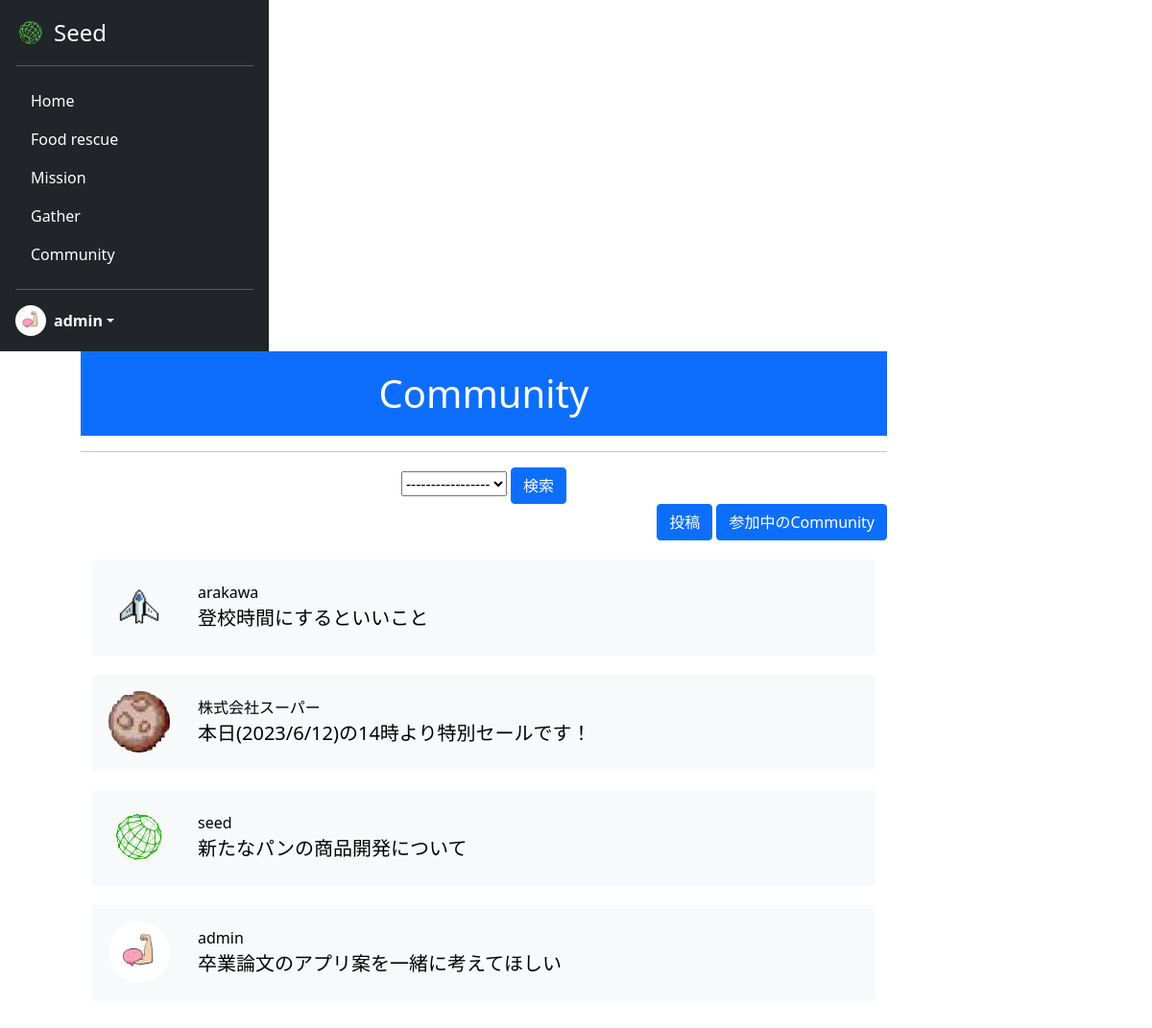
Before: /community/ (signed in) with the older database file.
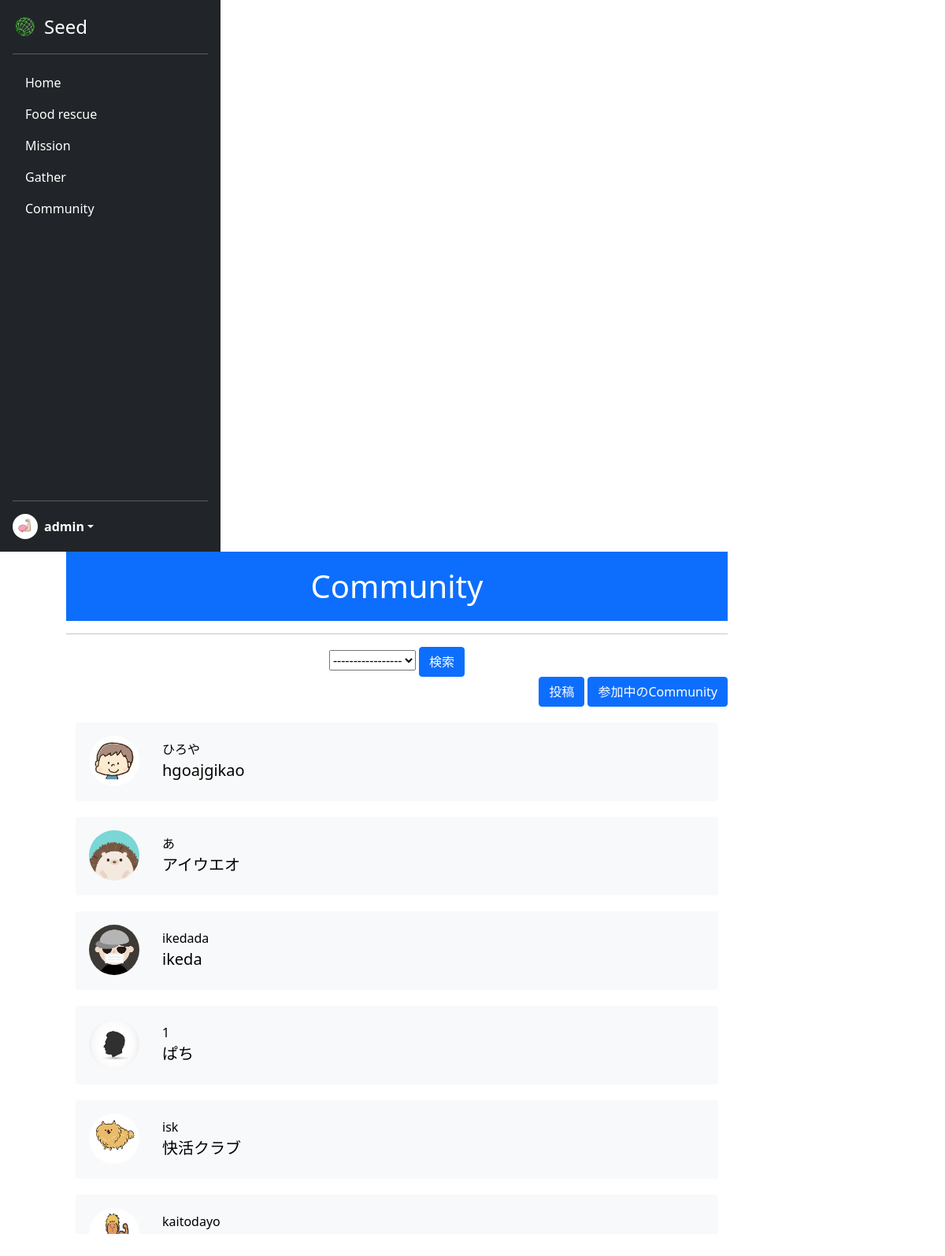
After: the same page with the newer database file.
### seed/models.py (models this page shows)
class Community(models.Model):
    user = models.ForeignKey(CustomUser, verbose_name='ユーザー', on_delete=models.CASCADE)
    genre = models.ForeignKey(CommunityGenre, verbose_name='Community ジャンル', on_delete=models.CASCADE)
    title = models.CharField(verbose_name='Community タイトル', max_length=70)
    posted_at = models.DateTimeField(verbose_name='投稿日時', auto_now_add=True)
    best_answer = models.BooleanField(verbose_name='ベストアンサー', default=False)

### acount/models.py (models this page shows)
class CustomUser(AbstractUser):
    is_general = models.BooleanField(null=True ,default=True)
    is_active = models.BooleanField(null=True ,default=False)
    mission_point = models.IntegerField(null=False ,default=0)
    profile_pic = models.ImageField(null=False, upload_to='profile_pics')
    address = models.CharField(null=True, max_length=100, blank=True)

### seed/views.py (the view)
# urls.py: path('community/', views.CommunityView.as_view(), name='community'),
class CommunityView(ListView):
    template_name = 'community.html'
    model = Community
    context_object_name = 'community_list'
    def get_queryset(self):
        return Community.objects.order_by('-posted_at')
    def get_context_data(self, **kwargs: Any):
        context = super().get_context_data(**kwargs)
        genre = CommunityGenre.objects.all()
        context['genre_list'] = genre
        return context

### seed/templates/community.html (shortened to what this page needs)
{% extends 'mypagebase.html' %}
{% load static %}
{% block content %}
<div class="text-center">
    <h1 class="title" style="background-color:#0d6efd; color:white;">Community</h1>
    <hr>
    <div>
        <div>
            <form method="POST" action="{% url 'seed:search_for_community_genre' %}">
                <select name="genre">
                    <option value selected>-----------------</option>
                </select>
                <input type="submit" value="検索" class="btn btn-primary">
            </form>
        </div>
        <div class="text-end" style="margin-bottom:20px;">
            <a class="btn btn-primary" href="{% url 'seed:communitypost' %}">投稿</a>
            <a class="btn btn-primary" href="{% url 'seed:community_joined' %}">参加中のCommunity</a>
        </div>
    </div>
    <div class="container">
        <div style="height: 650px; width:100%; overflow-y: scroll;">
            {% if community_list %}
                {% for community in community_list %}
                <a href="{% url 'seed:community_detail' community.id %}" style="text-decoration: none; color:black;">
                    <div class="bg-light p-3 rounded" style="height:100px; margin-bottom:20px;">
                        <table style="margin:auto;">
                            <tr>
                                <td  rowspan="2">
                                    <img src="{{ community.user.profile_pic.url}}" width="64" height="64" class="rounded-circle me-2">
                                </td>
                            </tr>
                            <tr>
                                <td width="100%" class="text-start" style="padding-left:20px">
                                    {{community.user.username}}<br>
                                    <span class="fs-5">{{community.title}}</span>
                                </td>
                            </tr>
                        </table>
                    </div>
                </a>
                {% endfor %}
            {% else %}
                <h3>投稿がありません</h3>
            {% endif %}
        </div>
    </div>
</div>
{% endblock %}

Changed rows visible on the page:
no longer on this page (row unchanged): Community: user.profile_pic (picture), user.username "arakawa", title "登校時間にするといいこと"
no longer on this page (row unchanged): Community: user.profile_pic (picture), user.username "株式会社スーパー", title "本日(2023/6/12)の14時より特別セールです！"
no longer on this page (row unchanged): Community: user.profile_pic (picture), user.username "seed", title "新たなパンの商品開発について"
no longer on this page (row unchanged): Community: user.profile_pic (picture), user.username "admin", title "卒業論文のアプリ案を一緒に考えてほしい"
added Community: user.profile_pic (picture), user.username "ひろや", title "hgoajgikao"
added Community: user.profile_pic (picture), user.username "あ", title "アイウエオ"
added Community: user.profile_pic (picture), user.username "ikedada", title "ikeda"
added Community: user.profile_pic (picture), user.username "1", title "ぱち"
added Community: user.profile_pic (picture), user.username "isk", title "快活クラブ"
added Community: user.profile_pic (picture), user.username "kaitodayo"
